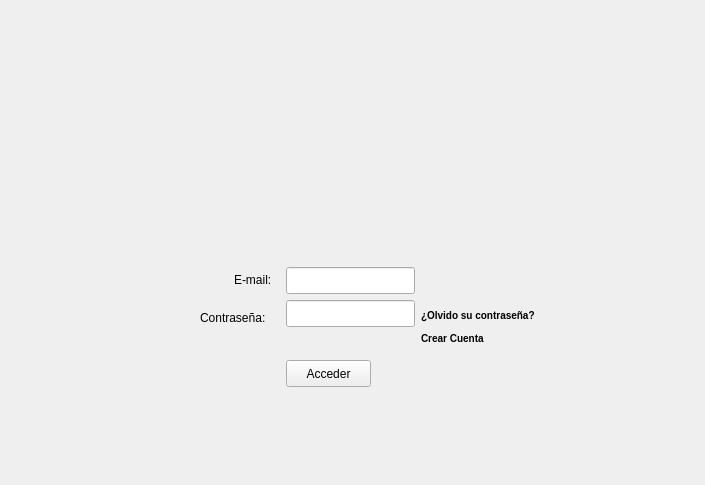
<?xml version="1.0" encoding="UTF-8"?>
<ui version="4.0">
 <class>FormHome</class>
 <widget class="QWidget" name="FormHome">
  <property name="geometry">
   <rect>
    <x>0</x>
    <y>0</y>
    <width>705</width>
    <height>485</height>
   </rect>
  </property>
  <property name="windowTitle">
   <string>Form</string>
  </property>
  <widget class="QLabel" name="label">
   <property name="geometry">
    <rect>
     <x>10</x>
     <y>-1</y>
     <width>681</width>
     <height>211</height>
    </rect>
   </property>
   <property name="text">
    <string/>
   </property>
   <property name="pixmap">
    <pixmap resource="../resource.qrc">:/images/cidaHome2.jpeg</pixmap>
   </property>
  </widget>
  <widget class="QLabel" name="labelUser">
   <property name="geometry">
    <rect>
     <x>234</x>
     <y>270</y>
     <width>51</width>
     <height>20</height>
    </rect>
   </property>
   <property name="text">
    <string>E-mail:</string>
   </property>
  </widget>
  <widget class="QLineEdit" name="userLineEdit">
   <property name="geometry">
    <rect>
     <x>286</x>
     <y>267</y>
     <width>129</width>
     <height>27</height>
    </rect>
   </property>
  </widget>
  <widget class="QPushButton" name="acccederPushButton">
   <property name="geometry">
    <rect>
     <x>286</x>
     <y>360</y>
     <width>85</width>
     <height>27</height>
    </rect>
   </property>
   <property name="text">
    <string>Acceder</string>
   </property>
  </widget>
  <widget class="QLineEdit" name="passLineEdi">
   <property name="geometry">
    <rect>
     <x>286</x>
     <y>300</y>
     <width>129</width>
     <height>27</height>
    </rect>
   </property>
   <property name="echoMode">
    <enum>QLineEdit::Password</enum>
   </property>
  </widget>
  <widget class="QLabel" name="labelContrasena">
   <property name="geometry">
    <rect>
     <x>200</x>
     <y>310</y>
     <width>81</width>
     <height>16</height>
    </rect>
   </property>
   <property name="text">
    <string>Contraseña:</string>
   </property>
  </widget>
  <widget class="QPushButton" name="crearCuentaPushButton">
   <property name="geometry">
    <rect>
     <x>421</x>
     <y>330</y>
     <width>120</width>
     <height>16</height>
    </rect>
   </property>
   <property name="minimumSize">
    <size>
     <width>120</width>
     <height>0</height>
    </size>
   </property>
   <property name="focusPolicy">
    <enum>Qt::NoFocus</enum>
   </property>
   <property name="styleSheet">
    <string notr="true"> QPushButton{
     border-style: inset;
     border-width: 0px;
     border-radius: 0px;
     border-color: beige;
	 border-color: rgb(217, 217, 217);
     font: bold 10px;
     min-width: 10em;
     text-align:left;
 }

QPushButton:hover{
    color:rgb(0, 0, 116);
    border-style: inset;
}

QPushButton:pressed {
     border-style: inset;
 }

</string>
   </property>
   <property name="text">
    <string>Crear Cuenta</string>
   </property>
  </widget>
  <widget class="QPushButton" name="olvidoPasswordpushButton">
   <property name="geometry">
    <rect>
     <x>421</x>
     <y>307</y>
     <width>120</width>
     <height>16</height>
    </rect>
   </property>
   <property name="minimumSize">
    <size>
     <width>120</width>
     <height>0</height>
    </size>
   </property>
   <property name="focusPolicy">
    <enum>Qt::NoFocus</enum>
   </property>
   <property name="styleSheet">
    <string notr="true"> QPushButton{
     border-style: inset;
     border-width: 0px;
     border-radius: 0px;
     border-color: beige;
	 border-color: rgb(217, 217, 217);
     font: bold 10px;
     min-width: 10em;
     text-align:left;
 }

QPushButton:hover{
    color:rgb(0, 0, 116);
    border-style: inset;
}

QPushButton:pressed {
     border-style: inset;
 }

</string>
   </property>
   <property name="text">
    <string>¿Olvido su contraseña?</string>
   </property>
  </widget>
 </widget>
 <resources>
  <include location="../resource.qrc"/>
 </resources>
 <connections/>
</ui>
